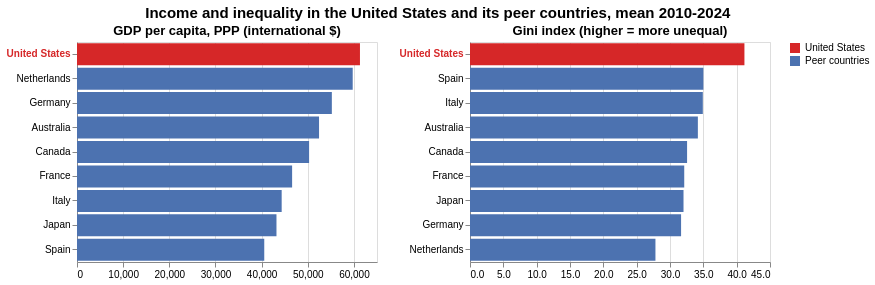

Here is the notebook cell this chart was saved with:
### Markdown cell above
Viz 4 mock-up (how alike are the US and its peers?): average income and inequality, 2010–2024, US highlighted.

### Code cell
prof = panel[panel.country.isin([ANCHOR] + peers)].groupby("country")[socio_cols].mean().rename(index=SHORT)

def profile_bars(col, title, fmt):
    d = prof[col].dropna().rename("value").rename_axis("country").reset_index()
    d["group"] = np.where(d.country == US, US, PEER)
    return alt.Chart(d, title=title).mark_bar().encode(
        x=alt.X("value:Q", title=None, axis=alt.Axis(format=fmt)),
        y=alt.Y("country:N", sort="-x", title=None, axis=us_axis()),
        color=group_color([US, PEER]),
        tooltip=["country", alt.Tooltip("value:Q", format=fmt)],
    ).properties(width=300, height=220)

display(alt.hconcat(profile_bars("gdp_pc_ppp", "GDP per capita, PPP (international $)", ",.0f"),
                    profile_bars("gini", "Gini index (higher = more unequal)", ".1f"),
                    title=alt.Title(f"Income and inequality in the United States and its peer countries, mean {START}-{END}", anchor="middle", fontSize=15)))
prof.round(1).sort_values("gdp_pc_ppp", ascending=False)

### Figure 1 — Vega-Lite specification as saved in the notebook (floating-point values rounded to 4 significant figures)
{"config": {"view": {"continuousWidth": 300, "continuousHeight": 300}}, "hconcat": [{"data": {"name": "data-8e64082778d8f94129d71fe578043ce7"}, "mark": {"type": "bar"}, "encoding": {"color": {"field": "group", "legend": {}, "scale": {"domain": ["United States", "Peer countries"], "range": ["#d62728", "#4c72b0"]}, "title": null, "type": "nominal"}, "tooltip": [{"field": "country", "type": "nominal"}, {"field": "value", "format": ",.0f", "type": "quantitative"}], "x": {"axis": {"format": ",.0f"}, "field": "value", "title": null, "type": "quantitative"}, "y": {"axis": {"labelColor": {"condition": {"test": "datum.value == 'United States'", "value": "#d62728"}, "value": "black"}, "labelFontWeight": {"condition": {"test": "datum.value == 'United States'", "value": "bold"}, "value": "normal"}}, "field": "country", "sort": "-x", "title": null, "type": "nominal"}}, "height": 220, "title": "GDP per capita, PPP (international $)", "width": 300}, {"data": {"name": "data-967a71826030ae4206443a980f521438"}, "mark": {"type": "bar"}, "encoding": {"color": {"field": "group", "legend": {}, "scale": {"domain": ["United States", "Peer countries"], "range": ["#d62728", "#4c72b0"]}, "title": null, "type": "nominal"}, "tooltip": [{"field": "country", "type": "nominal"}, {"field": "value", "format": ".1f", "type": "quantitative"}], "x": {"axis": {"format": ".1f"}, "field": "value", "title": null, "type": "quantitative"}, "y": {"axis": {"labelColor": {"condition": {"test": "datum.value == 'United States'", "value": "#d62728"}, "value": "black"}, "labelFontWeight": {"condition": {"test": "datum.value == 'United States'", "value": "bold"}, "value": "normal"}}, "field": "country", "sort": "-x", "title": null, "type": "nominal"}}, "height": 220, "title": "Gini index (higher = more unequal)", "width": 300}], "title": {"text": "Income and inequality in the United States and its peer countries, mean 2010-2024", "anchor": "middle", "fontSize": 15}, "$schema": "https://vega.github.io/schema/vega-lite/v6.4.1.json", "datasets": {"data-8e64082778d8f94129d71fe578043ce7": [{"country": "Australia", "value": 52440.0, "group": "Peer countries"}, {"country": "Canada", "value": 50290.0, "group": "Peer countries"}, {"country": "France", "value": 46610.0, "group": "Peer countries"}, {"country": "Germany", "value": 55220.0, "group": "Peer countries"}, {"country": "Italy", "value": 44350.0, "group": "Peer countries"}, {"country": "Japan", "value": 43220.0, "group": "Peer countries"}, {"country": "Netherlands", "value": 59740.0, "group": "Peer countries"}, {"country": "Spain", "value": 40570.0, "group": "Peer countries"}, {"country": "United States", "value": 61310.0, "group": "United States"}], "data-967a71826030ae4206443a980f521438": [{"country": "Australia", "value": 34.18, "group": "Peer countries"}, {"country": "Canada", "value": 32.56, "group": "Peer countries"}, {"country": "France", "value": 32.14, "group": "Peer countries"}, {"country": "Germany", "value": 31.66, "group": "Peer countries"}, {"country": "Italy", "value": 34.92, "group": "Peer countries"}, {"country": "Japan", "value": 32.03, "group": "Peer countries"}, {"country": "Netherlands", "value": 27.82, "group": "Peer countries"}, {"country": "Spain", "value": 35.01, "group": "Peer countries"}, {"country": "United States", "value": 41.16, "group": "United States"}]}}
